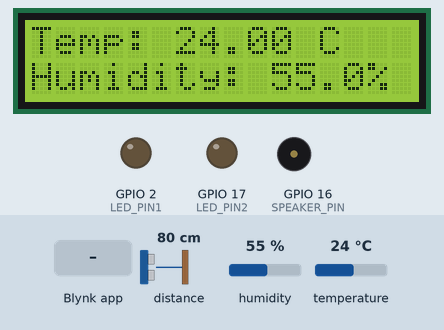
Simulated run of this sketch. Board: ESP32. Parts: 16×2 character LCD, output pins drawn as LEDs (lit = HIGH), buzzer (waves = sounding). The inputs (shaded band) are chosen by the test bench; at power-on: distance to the obstacle 80 cm, humidity 55 %, temperature 24 °C. The echo pulse lasts 58.3 µs per cm; WiFi joins after 1.5 s; servers stay silent unless stated; pins used as bus, display or sensor lines are not drawn; what the sketch prints to the serial monitor is not drawn.

Above: at 5.6 s.
5.7 s: distance to the obstacle set to 11 cm
16.0 s: distance to the obstacle set to 8 cm
At 25.2 s:
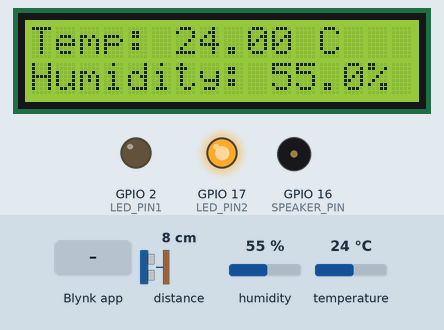
26.3 s: Blynk app writes 1 to V6
At 30.0 s:
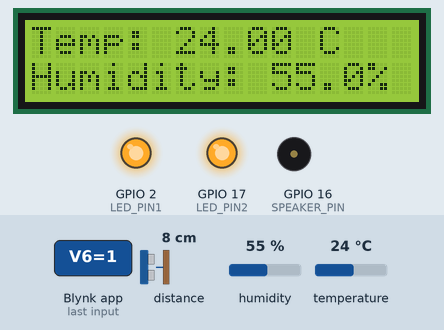
36.2 s: humidity set to 22 %
At 40.8 s:
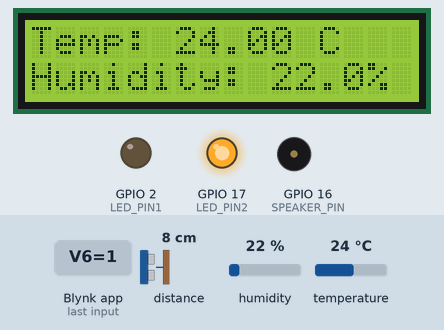
46.2 s: temperature set to 12 °C
At 50.3 s:
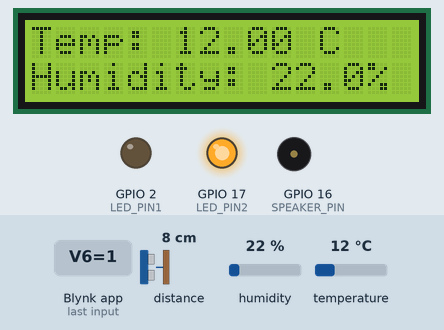
56.3 s: humidity set to 40 %
At 61.2 s:
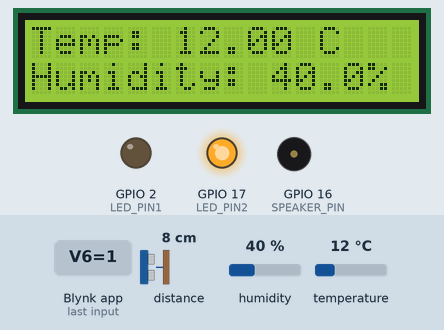
Timing chart, 0 to 66.7 s (numbered marks = the images above; inputs shaded):
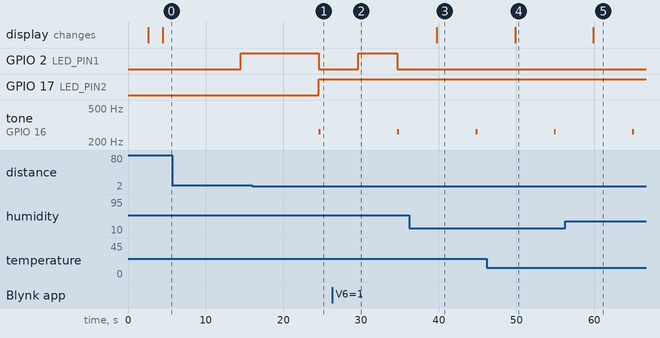

Measured:
- the behaviour switches between 10 and 9 cm on distance to the obstacle (found by bisection; images 0 and 1)
- after the input at 16.0 s, GPIO 2 (LED_PIN1): HIGH → LOW after 8.6 s; GPIO 17 (LED_PIN2): LOW → HIGH after 8.6 s; tone on GPIO 16 (SPEAKER_PIN): silent → 262 Hz after 8.6 s, → silent 0.25 s later
- after the input at 26.3 s, GPIO 2 (LED_PIN1): LOW → HIGH after 3.3 s, → LOW 5.0 s later
- after the input at 36.2 s, the display: changes after 3.5 s (image 3)
- after the input at 46.2 s, the display: changes after 3.6 s (image 4)
- after the input at 56.3 s, the display: changes after 3.6 s (image 5)

The sketch:

main.ino
```cpp
#define BLYNK_PRINT Serial
#define BLYNK_AUTH_TOKEN "YOUR_BLYNK_AUTH_TOKEN_HERE" // Get your token from blynk.cloud → Template → Auth Token
#define BLYNK_TEMPLATE_ID "TMPL34caXjjnR"
#define BLYNK_TEMPLATE_NAME "Smart Campus Waste Management  System"

#include <WiFi.h>
#include <WiFiClient.h>
#include <BlynkSimpleEsp32.h>

// Your WiFi credentials.
char ssid[] = "Wokwi-GUEST";
char pass[] = "";

#include <LiquidCrystal_I2C.h>
#include <Wire.h>
#include "DHTesp.h"
#include <DHT.h>

// Pins
#define TRIG_PIN 4
#define ECHO_PIN 0
#define DHT_PIN 15
#define DHT_TYPE DHT22

#define LED_PIN1 2
#define LED_PIN2 17
#define SPEAKER_PIN 16

#define SDA 13                    //Define SDA pins
#define SCL 14                    //Define SCL pins

LiquidCrystal_I2C lcd(0x27, 16, 2);
DHT dht(DHT_PIN, DHT_TYPE);

BlynkTimer timer;

bool ledState = false; // Variable to store the state of the LED

void sendSensorData() {
  // Ultrasonic sensor
  long duration, distance;
  digitalWrite(TRIG_PIN, LOW);
  delayMicroseconds(2);
  digitalWrite(TRIG_PIN, HIGH);
  delayMicroseconds(10);
  digitalWrite(TRIG_PIN, LOW);
  duration = pulseIn(ECHO_PIN, HIGH);
  distance = (duration / 2) / 29.1; // Convert to cm

  // DHT sensor
  float temperature = dht.readTemperature();
  float humidity = dht.readHumidity();

  // Send data to Blynk
  Blynk.virtualWrite(V1, distance);
  Blynk.virtualWrite(V2, temperature);
  Blynk.virtualWrite(V3, humidity);

  // Check if bin is full
  if (distance < 10) {
    Blynk.virtualWrite(V4, "Waste bin is full!");
    tone(SPEAKER_PIN, 262, 250);
    digitalWrite(LED_PIN2, HIGH);
    digitalWrite(LED_PIN1, LOW);
    lcd.clear();
    lcd.print("Bin is Full!");
  } else {
    Blynk.virtualWrite(V4, "Bin has Space.");
    digitalWrite(LED_PIN1, HIGH);
    digitalWrite(LED_PIN2, LOW);
    lcd.clear();
    lcd.print("Bin has Space");
  }
}

// Blynk widget configuration
// V1: Distance Widget (Value Display)
// V2: Temperature Widget (Value Display)
// V3: Humidity Widget (Value Display)
// V4: Notification Widget (Terminal)
// V5: Start/Stop Button (Button)
// V6: LED Control Button (Button)

BLYNK_WRITE(V5) {
  int startStop = param.asInt();
  if (startStop == 1) {
    sendSensorData(); // Start sending sensor data
  } else {
    // Stop sending sensor data
    // You can add additional actions if needed
  }
}

BLYNK_WRITE(V6) {
  ledState = param.asInt(); // Read the state of the Button widget
  digitalWrite(LED_PIN1, ledState); // Set the LED pin based on the button state (ON/OFF)
}

void setup() {
  Wire.begin(SDA, SCL);
  if (!i2CAddrTest(0x27)) {
    lcd = LiquidCrystal_I2C(0x3F, 16, 2);
  }
  lcd.init();
  lcd.backlight();

  lcd.setCursor(0, 0);
  lcd.print("Smart Campus");
  lcd.setCursor(0, 1);
  lcd.print("Waste Management");
  delay(2500);
  lcd.clear();
  lcd.print(" Version 0.0.1");

  pinMode(5, INPUT_PULLUP);
  pinMode(LED_PIN1, OUTPUT);
  pinMode(LED_PIN2, OUTPUT);
  pinMode(SPEAKER_PIN, OUTPUT);
  Serial.begin(115200);
  Serial.println("Serial Prints Starts...");

  Blynk.begin(BLYNK_AUTH_TOKEN, ssid, pass);

  pinMode(TRIG_PIN, OUTPUT);
  pinMode(ECHO_PIN, INPUT);

  dht.begin();

  // Set a timer to send sensor data every 10 seconds
  timer.setInterval(10000L, sendSensorData);
}

void loop() {
  Blynk.run();
  timer.run();

  // DHT sensor
  float temperature = dht.readTemperature();
  float humidity = dht.readHumidity();

  lcd.clear();
  lcd.setCursor(0, 0);
  lcd.print("Temp: " + String(temperature, 2) + " C");
  lcd.setCursor(0, 1);
  lcd.print("Humidity: " + String(humidity, 1) + "%");

  delay(5000);
}

bool i2CAddrTest(uint8_t addr) {
  Wire.begin();
  Wire.beginTransmission(addr);
  if (Wire.endTransmission() == 0) {
    return true;
  }
  return false;
}
```
